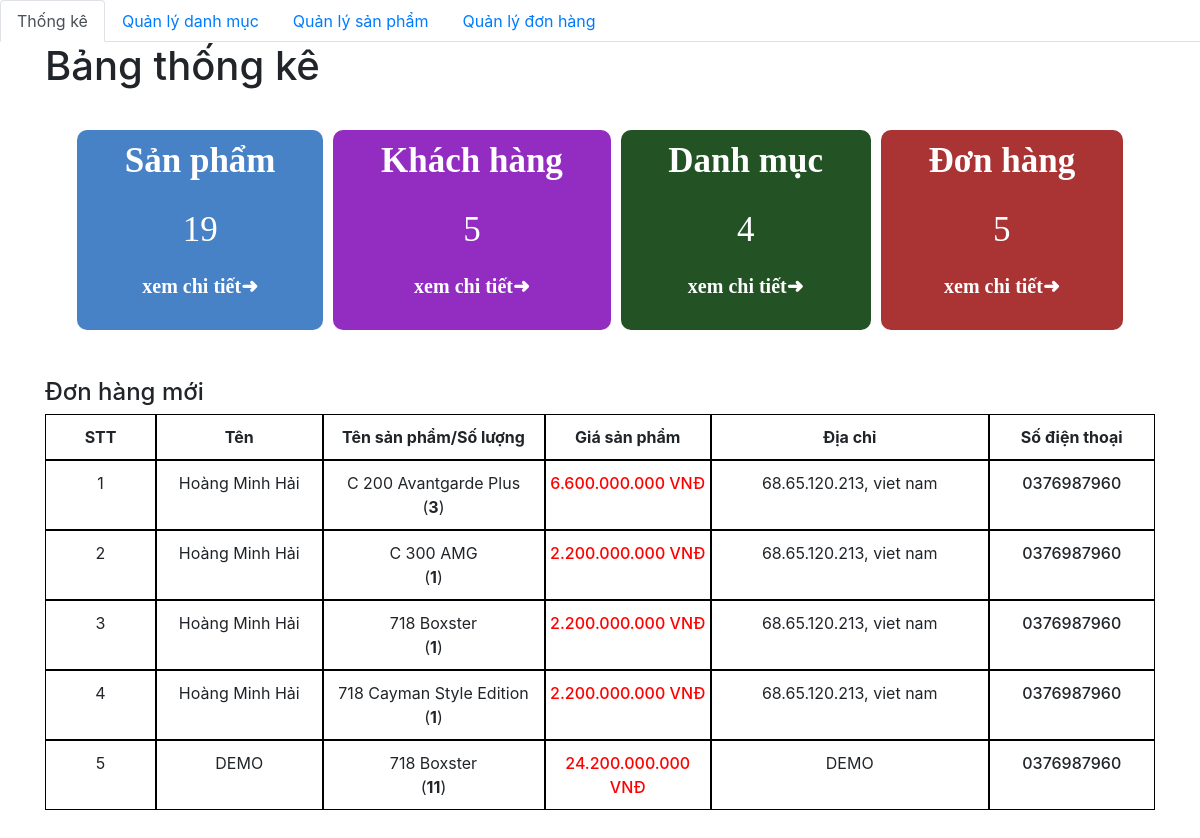
Page /admin/index.php on the earlier database version.
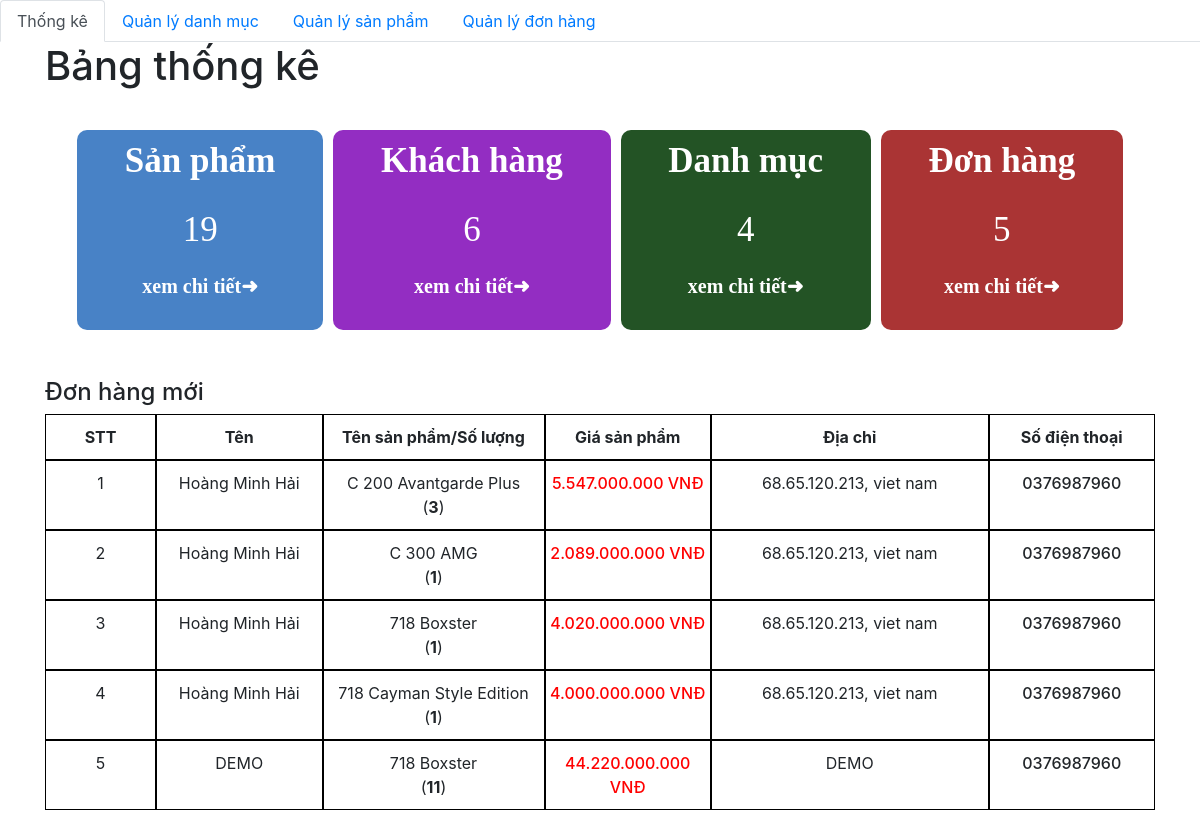
Same page on the later database version.
### tables this page shows
CREATE TABLE `order_details` (
  `id` int(11) NOT NULL AUTO_INCREMENT,
  `order_id` int(11) NOT NULL,
  `product_id` int(11) NOT NULL,
  `id_user` int(11) NOT NULL,
  `num` int(11) NOT NULL,
  `price` float NOT NULL,
  `status` varchar(255) NOT NULL,
  PRIMARY KEY (`id`),
  KEY `product_id` (`product_id`),
  KEY `order_id` (`order_id`),
  KEY `id_user` (`id_user`),
  CONSTRAINT `order_details_ibfk_1` FOREIGN KEY (`product_id`) REFERENCES `product` (`id`),
  CONSTRAINT `order_details_ibfk_2` FOREIGN KEY (`order_id`) REFERENCES `orders` (`id`),
  CONSTRAINT `order_details_ibfk_3` FOREIGN KEY (`id_user`) REFERENCES `user` (`id_user`)
);

CREATE TABLE `product` (
  `id` int(11) NOT NULL AUTO_INCREMENT,
  `title` varchar(200) NOT NULL,
  `price` float NOT NULL,
  `number` float NOT NULL,
  `thumbnail` varchar(500) NOT NULL,
  `content` longtext NOT NULL,
  `id_category` int(11) NOT NULL,
  `created_at` datetime DEFAULT NULL,
  `updated_at` datetime DEFAULT NULL,
  PRIMARY KEY (`id`),
  KEY `id_category` (`id_category`),
  CONSTRAINT `product_ibfk_1` FOREIGN KEY (`id_category`) REFERENCES `category` (`id`)
);

CREATE TABLE `orders` (
  `id` int(11) NOT NULL AUTO_INCREMENT,
  `fullname` varchar(100) NOT NULL,
  `phone_number` varchar(20) NOT NULL,
  `email` varchar(150) NOT NULL,
  `address` varchar(200) NOT NULL,
  `note` varchar(255) DEFAULT NULL,
  `order_date` datetime DEFAULT NULL,
  PRIMARY KEY (`id`)
);

### admin/database/dbhelper.php (called while the page is built, shortened)
<?php
function executeResult($sql)
{
	$con = mysqli_connect(HOST, USERNAME, PASSWORD, DATABASE);
	$result = mysqli_query($con, $sql);
	$data   = [];
	while ($row = mysqli_fetch_array($result, 1)) {
		$data[] = $row;
	}
	return $data;
}

### admin/index.php (the view, shortened to what the changed rows need)
<?php require_once('database/dbhelper.php'); ?>
<!DOCTYPE html>
<html>
<head>
    <link rel="stylesheet" href="https://maxcdn.bootstrapcdn.com/bootstrap/4.4.1/css/bootstrap.min.css">
    <link href="https://cdn.jsdelivr.net/npm/summernote@0.8.18/dist/summernote.min.css" rel="stylesheet">
    <link rel="stylesheet" href="style.css">
</head>
<body>
    <div id="wrapper">
        <div class="container">
            <main>
                <h1>Bảng thống kê</h1>
                <section class="dashboard">
                    <div class="table">
                        <div class="sp kh">
                            <p>Khách hàng</p>
                            <?php
                            $sql = "SELECT * FROM `user`";
                            $conn = mysqli_connect(HOST, USERNAME, PASSWORD, DATABASE);
                            $result = mysqli_query($conn, $sql);
                            echo '<span>' . mysqli_num_rows($result) . '</span>';
                            ?>
                            <p><a href="">xem chi tiết➜</a></p>
                        </div>
                    </div>
                </section>
                <section class="new-order">
                    <table>
                        <?php
                            try {
                                if (isset($_GET['page'])) {
                                    $page = $_GET['page'];
                                } else {
                                    $page = 1;
                                }
                                $limit = 10;
                                $start = ($page - 1) * $limit;
                                $sql = "SELECT * from orders, order_details, product
                                where order_details.order_id=orders.id and product.id=order_details.product_id ORDER BY order_date DESC limit $start,$limit ";
                                $order_details_List = executeResult($sql);
                                $count = 0;
                                foreach ($order_details_List as $item) {
                                    echo '
                                        <tr style="text-align: center;">
                                            <td>' . (++$count) . '</td>
                                            <td>' . $item['fullname'] . '</td>
                                            <td>' . $item['title'] . '<br>(<strong>' . $item['num'] . '</strong>)</td>
                                            <td class="b-500 red">' . number_format($item['num'] * $item['price'], 0, ',', '.') . '<span> VNĐ</span></td>
                                            <td>' . $item['address'] . '</td>
                                            <td class="b-500">' . $item['phone_number'] . '</td>
                                        </tr>
                                    ';
                                }
                            } catch (Exception $e) {
                                die("Lỗi thực thi sql: " . $e->getMessage());
                            }
                            ?>
                    </table>
                </section>
            </main>
        </div>
    </div>
</body>
</html>

Differences in the rows shown:
changed through a linked row, order_details "C 200 Avantgarde Plus": $item['num']*$item['price'] "6.600.000.000" → "5.547.000.000"
changed through a linked row, order_details "C 300 AMG": $item['num']*$item['price'] "2.200.000.000" → "2.089.000.000"
changed through a linked row, order_details (number 3 of 5 on the later page): $item['num']*$item['price'] "2.200.000.000" → "4.020.000.000"
changed through a linked row, order_details "718 Cayman Style Edition": $item['num']*$item['price'] "2.200.000.000" → "4.000.000.000"
changed through a linked row, order_details "DEMO": $item['num']*$item['price'] "24.200.000.000" → "44.220.000.000"
Other differences:
mysqli_num_rows($result): "5" → "6"
